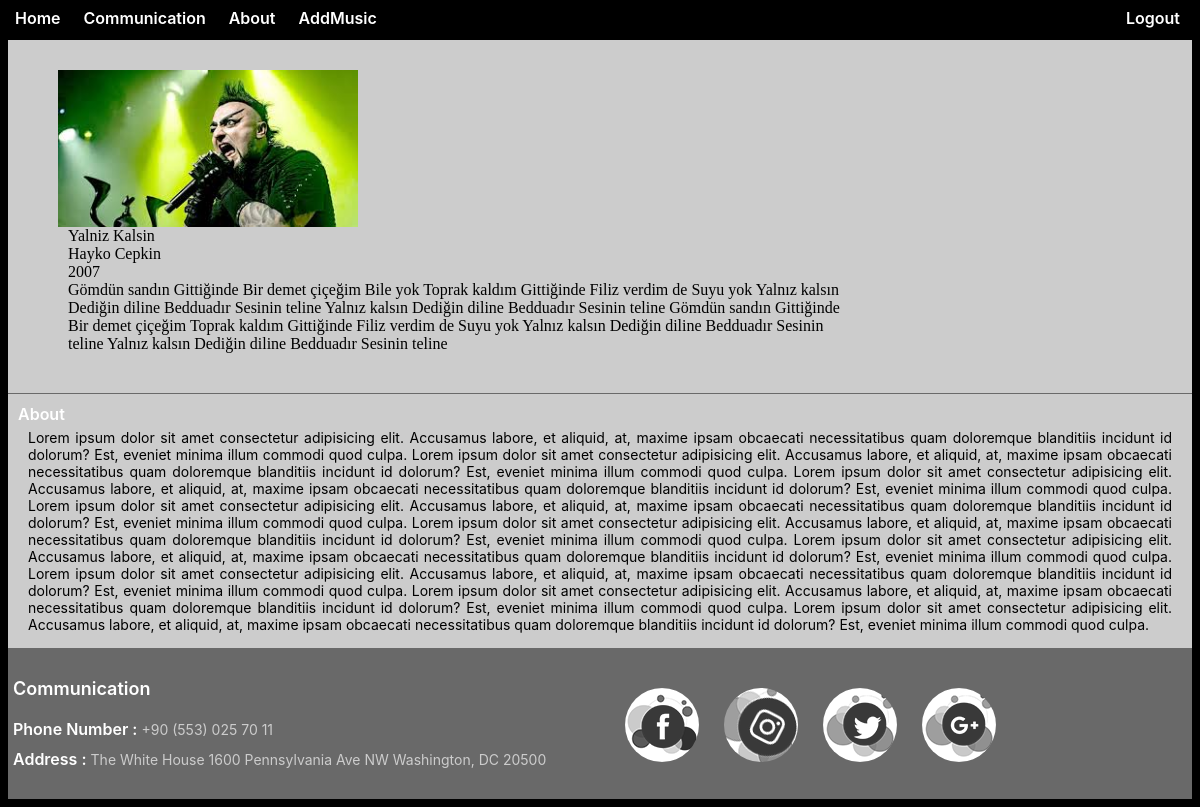
/musicdetail/Yalniz Kalsin/ (signed in), run on the app's committed database.
### addmusic/models.py (models this page shows, shortened)
class AddMusic(models.Model):
    musicname = models.CharField(verbose_name="Music Name",max_length=30)
    musicactor = models.CharField(verbose_name="Music Actor",max_length=20)
    musicyear = models.CharField(verbose_name="Music Year",max_length=4)
    musiccontent = RichTextField(verbose_name="Music Content",max_length=600)
    musicfile = models.FileField(blank=True,null=True,verbose_name="Music Photo")

### addmusic/views.py (the view)
# urls.py: path('musicdetail/<str:name>/',musicdetail,name='musicdetail'),
@login_required(login_url='http://127.0.0.1:8000/user/login/')
def musicdetail(request,name):
    result = AddMusic.objects.filter(musicname= name).first()
    return render(request,"musicdetails.html",{"result":result})

### templates/musicdetails.html
{% extends "index.html" %} {% block main %}
<div id="MuzikDetaylariGenelAlani">
    <div id="MuzikDetaylariSinirlandirmaAlani">
        <div id="MuzikDetaylariAlani">
            <div class="MuzikDetaylariFotografAlani">
                <img src="{{result.musicfile.url}}" alt="">
            </div>
            <div class="MuzikDetaylariBaslikAlani">
                {{result.musicname}}
            </div>
            <div class="MuzikDetaylariBaslikAlani">
                {{result.musicactor}}
            </div>
            <div class="MuzikDetaylariBaslikAlani">
                {{result.musicyear}}
            </div>
            <div class="MuzikDetaylariBaslikAlani" lang="utf-8">
                {{result.musiccontent|safe}}
            </div>
        </div>
    </div>
</div>
{% endblock %}

### templates/index.html (shortened to what this page needs)
<!DOCTYPE html>
<html lang="en">
<head>
    <link rel="stylesheet" href="/static/css/index.css">
</head>
<body>
    <div id="TumGenelAlan">
        <div id="GenelAlaniSinirlamaAlani">
            <div id="NavBarGenelAlani">
                <div id="NavBarSinirlandirmaAlani">
                    <div id="NavBarLinklerAlani">
                        <ul id="NavBarLinkleriListeAlani">
                            {% if request.user.is_authenticated %}
                            <li id="NavBarLinkleriListe"><a href="/">Home</a></li>
                            <li id="NavBarLinkleriListe"><a href="#communication">Communication</a></li>
                            <li id="NavBarLinkleriListe"><a href="#about">About</a></li>
                            <li id="NavBarLinkleriListe"><a href="/addmusic">AddMusic</a></li>
                            <li id="NavBarLinkleriListe" style="float: right;padding-right: 20px;"><a href="/user/logout">Logout</a></li>
                            {% endif %}
                        </ul>
                    </div>
                </div>
            </div>
            <main style="padding-top: 30px;">
                {% include 'includes/messages.html' %} {% block main %}{% endblock %}
            </main>
            <div id="about">
                <div id="HakkimizdaAlani">
                    <div id="HakkimizdaSinirlamaAlani">
                        <div id="HakkimizdaBaslikAlani">About</div>
                        <div id="HakkimizdaContentAlani">
                            Lorem ipsum dolor sit amet consectetur adipisicing elit. Accusamus labore, et aliquid, at, maxime ipsam obcaecati necessitatibus quam doloremque blanditiis incidunt id dolorum? Est, eveniet minima illum commodi quod culpa. Lorem ipsum dolor sit amet consectetur
                            adipisicing elit. Accusamus labore, et aliquid, at, maxime ipsam obcaecati necessitatibus quam doloremque blanditiis incidunt id dolorum? Est, eveniet minima illum commodi quod culpa. Lorem ipsum dolor sit amet consectetur
                            adipisicing elit. Accusamus labore, et aliquid, at, maxime ipsam obcaecati necessitatibus quam doloremque blanditiis incidunt id dolorum? Est, eveniet minima illum commodi quod culpa. Lorem ipsum dolor sit amet consectetur
                            adipisicing elit. Accusamus labore, et aliquid, at, maxime ipsam obcaecati necessitatibus quam doloremque blanditiis incidunt id dolorum? Est, eveniet minima illum commodi quod culpa. Lorem ipsum dolor sit amet consectetur
                            adipisicing elit. Accusamus labore, et aliquid, at, maxime ipsam obcaecati necessitatibus quam doloremque blanditiis incidunt id dolorum? Est, eveniet minima illum commodi quod culpa. Lorem ipsum dolor sit amet consectetur
                            adipisicing elit. Accusamus labore, et aliquid, at, maxime ipsam obcaecati necessitatibus quam doloremque blanditiis incidunt id dolorum? Est, eveniet minima illum commodi quod culpa. Lorem ipsum dolor sit amet consectetur
                            adipisicing elit. Accusamus labore, et aliquid, at, maxime ipsam obcaecati necessitatibus quam doloremque blanditiis incidunt id dolorum? Est, eveniet minima illum commodi quod culpa. Lorem ipsum dolor sit amet consectetur
                            adipisicing elit. Accusamus labore, et aliquid, at, maxime ipsam obcaecati necessitatibus quam doloremque blanditiis incidunt id dolorum? Est, eveniet minima illum commodi quod culpa. Lorem ipsum dolor sit amet consectetur
                            adipisicing elit. Accusamus labore, et aliquid, at, maxime ipsam obcaecati necessitatibus quam doloremque blanditiis incidunt id dolorum? Est, eveniet minima illum commodi quod culpa.
                        </div>
                    </div>
                </div>
            </div>
            <footer id="communication">
                <div id="FooterGenelAlani">
                    <div id="FooterSinirlandirmaAlani">
                        <div id="FooterSolAlan">
                            <div id="FooterSolAlanBaslikAlani">Communication</div>
                            <div id="FooterSolAlanIcerikAlani">
                                <div id="FooterSolAlanIcerikAlaniBaslik">Phone Number : <span>+90 (553) 025 70 11</span></div>
                                <div id="FooterSolAlanIcerikAlaniBaslik">Address : <span>The White House 1600 Pennsylvania Ave NW Washington, DC 20500 </span></div>
                            </div>
                        </div>
                        <div id="FooterSagAlan">
                            <div id="FooterSagAlanSocialMedias">
                                <div id="FooterSagAlanSocialMediasIconAlani">
                                    <a href="https://www.facebook.com"><img class="FacebookImg" src="/static/resimler/facebook.png" alt=""></a>
                                    <a href="https://www.instagram.com"><img class="InstagramImg" src="/static/resimler/instagram.png" alt=""></a>
                                    <a href="https://www.twitter.com"><img class="TwitterImg" src="/static/resimler/twitter.png" alt=""></a>
                                    <a href="https://www.google.com"><img class="GoogleImg" src="/static/resimler/google.png" alt=""></a>
                                </div>
                            </div>
                        </div>
                    </div>
                </div>
            </footer>
        </div>
    </div>
</body>
</html>

### data on the page
AddMusic: musicfile (picture), musicname "Yalniz Kalsin", musicactor "Hayko Cepkin", musicyear "2007", musiccontent "Gömdün sandın Gittiğinde Bir demet çiçeğim Bile yok Toprak kaldım Gittiğinde Filiz verdim de Suyu yok Yalnız kalsın Dediğin diline Bedduadır Sesinin teline Yalnız kalsın Dediğin diline Bedduadır Sesinin teline Gömdün sandın Gittiğinde Bir demet çiçeğim Toprak kaldım Gittiğinde Filiz verdim de Suyu yok Yalnız kalsın Dediğin diline Bedduadır Sesinin teline Yalnız kalsın Dediğin diline Bedduadır Sesinin teline"
